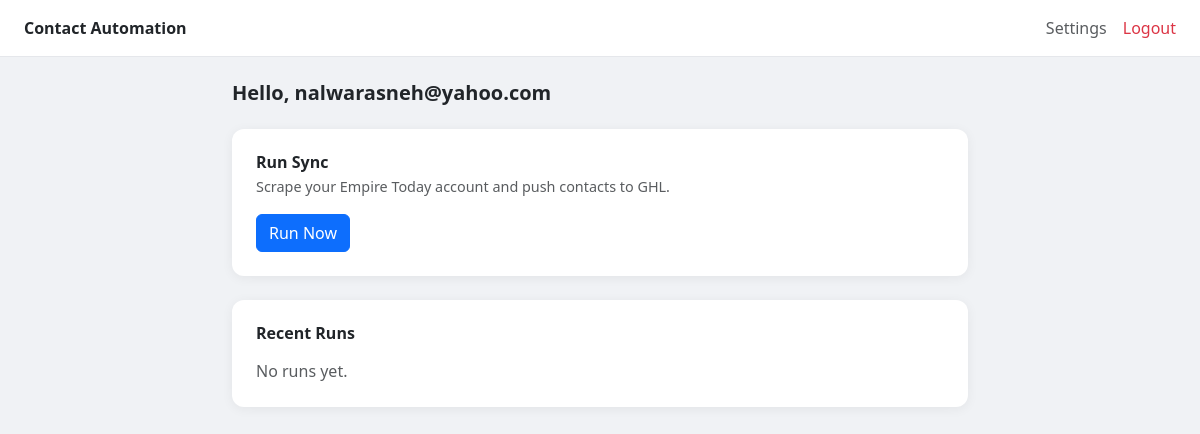
The app's page /dashboard (signed in), older data.
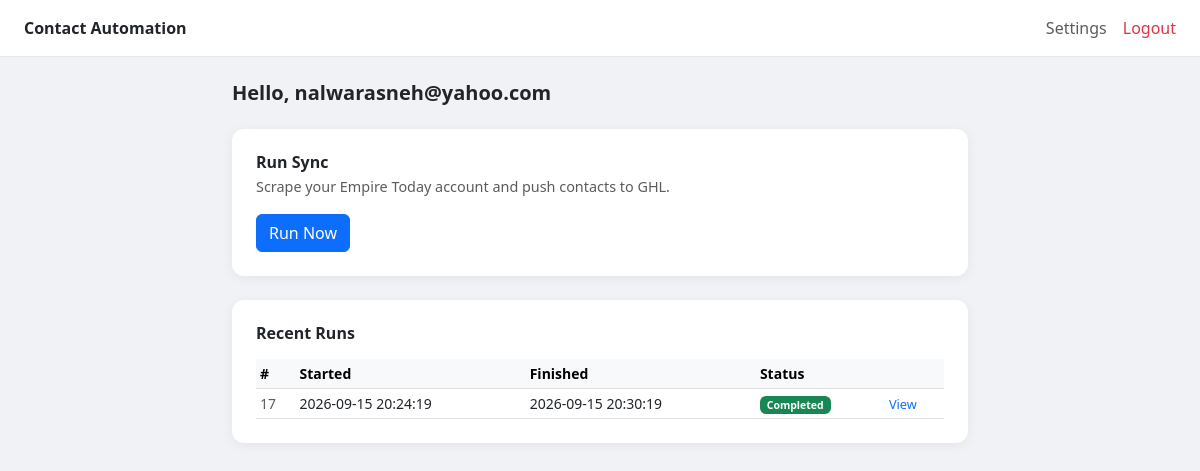
The same page, newer data.
### tables this page shows
CREATE TABLE users (
            id              INTEGER PRIMARY KEY AUTOINCREMENT,
            email           TEXT UNIQUE NOT NULL,
            password_hash   TEXT NOT NULL,
            role            TEXT DEFAULT 'user',
            prpt_username   TEXT DEFAULT '',
            prpt_password   TEXT DEFAULT '',
            prpt_rep_id     TEXT DEFAULT '',
            ghl_api_token   TEXT DEFAULT '',
            ghl_location_id TEXT DEFAULT '',
            created_at      TIMESTAMP DEFAULT CURRENT_TIMESTAMP
        );

CREATE TABLE jobs (
            id          INTEGER PRIMARY KEY AUTOINCREMENT,
            user_id     INTEGER NOT NULL,
            status      TEXT DEFAULT 'pending',
            started_at  TIMESTAMP,
            finished_at TIMESTAMP,
            FOREIGN KEY (user_id) REFERENCES users(id)
        );

### main_server.py (the view)
@app.get("/dashboard", response_class=HTMLResponse)
def dashboard(request: Request):
    user = require_user(request)
    if isinstance(user, RedirectResponse):
        return user
    active_job   = get_active_job_for_user(user["id"])
    recent_jobs  = get_recent_jobs_for_user(user["id"], limit=10)
    return templates.TemplateResponse("dashboard.html", {
        "request":    request,
        "user":       dict(user),
        "active_job": dict(active_job) if active_job else None,
        "recent_jobs": [dict(j) for j in recent_jobs],
    })

### templates/dashboard.html (shortened to what this page needs)
<!DOCTYPE html>
<html lang="en">
<head>
  <link href="https://cdn.jsdelivr.net/npm/bootstrap@5.3.0/dist/css/bootstrap.min.css" rel="stylesheet"/>
</head>
<body>
  <nav class="navbar px-4 py-3 mb-4">
    <span class="fw-bold">Contact Automation</span>
    <div class="ms-auto d-flex gap-3 align-items-center">
      <a href="/settings" class="text-decoration-none text-muted">Settings</a>
      <a href="/logout" class="text-decoration-none text-danger">Logout</a>
    </div>
  </nav>
  <div class="container" style="max-width: 760px;">
    <h5 class="fw-bold mb-4">Hello, {{ user.email }}</h5>
    <div class="card p-4 mb-4">
      <h6 class="fw-semibold mb-1">Run Sync</h6>
      <p class="text-muted mb-3" style="font-size:0.9rem;">Scrape your Empire Today account and push contacts to GHL.</p>
      {% if active_job %}
        <div class="alert alert-info py-2 mb-3" style="font-size:0.875rem;">
          A job is already running. <a href="/run/{{ active_job.id }}">View logs</a>
        </div>
        <button class="btn btn-secondary" disabled>Run Now</button>
      {% else %}
        <form method="POST" action="/run">
          <button type="submit" class="btn btn-primary" {% if not user.prpt_username %}disabled{% endif %}>
            Run Now
          </button>
        </form>
      {% endif %}
    </div>
    <div class="card p-4 mb-4">
      <h6 class="fw-semibold mb-3">Recent Runs</h6>
      {% if recent_jobs %}
      <div class="table-responsive">
        <table class="table table-sm table-hover mb-0 align-middle" style="font-size:0.875rem;">
          <thead class="table-light">
            <tr>
              <th>#</th>
              <th>Started</th>
              <th>Finished</th>
              <th>Status</th>
              <th></th>
            </tr>
          </thead>
          <tbody>
            {% for job in recent_jobs %}
            <tr>
              <td class="text-muted">{{ job.id }}</td>
              <td>{{ job.started_at or '—' }}</td>
              <td>{{ job.finished_at or '—' }}</td>
              <td>
                {% if job.status == 'completed' %}
                  <span class="badge bg-success">Completed</span>
                {% elif job.status == 'failed' %}
                  <span class="badge bg-danger">Failed</span>
                {% elif job.status in ('waiting_otp', 'waiting_push') %}
                  <span class="badge bg-warning text-dark">{{ job.status | replace('_', ' ') | title }}</span>
                {% elif job.status == 'running' %}
                  <span class="badge bg-primary">Running</span>
                {% else %}
                  <span class="badge bg-secondary">{{ job.status | title }}</span>
                {% endif %}
              </td>
              <td><a href="/run/{{ job.id }}" class="text-decoration-none" style="font-size:0.8rem;">View</a></td>
            </tr>
            {% endfor %}
          </tbody>
        </table>
      </div>
      {% else %}
        <p class="text-muted mb-0">No runs yet.</p>
      {% endif %}
    </div>
  </div>
</body>
</html>

### templates/dashboard.html (style rules this page uses)
body { background: #f0f2f5; }
.navbar { background: #fff; border-bottom: 1px solid #e5e7eb; }
.card { border: none; border-radius: 12px; box-shadow: 0 2px 12px rgba(0,0,0,0.06); }

Row changes from the older to the newer data that the page shows:
added jobs: id "17", started_at "2026-09-15 20:24:19", finished_at "2026-09-15 20:30:19", status "Completed"
Text that changed along with them:
text no longer shown: "No runs yet."
text now shown: "# Started Finished Status"
